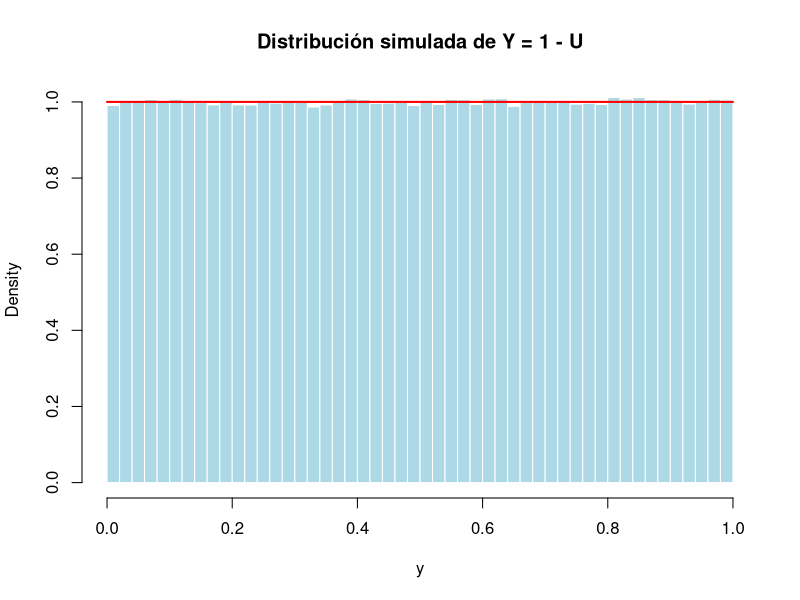

Here is the R script that generated this plot:
## ---- chunk 1
knitr::opts_chunk$set(echo = TRUE)
## ---- chunk 2
# Vector de tamaños de muestra
n_values <- c(9, 16, 25, 36, 49, 64)

# Desviación estándar poblacional
sigma <- 1
delta <- 0.3  # margen

# Función para calcular P(|Y - mu| <= delta)
calc_prob <- function(n, sigma, delta) {
  se <- sigma / sqrt(n)  # error estándar
  z <- delta / se        # valor z
  prob <- pnorm(z) - pnorm(-z)
  return(prob)
}

# Calcular para cada n
results <- sapply(n_values, function(n) calc_prob(n, sigma, delta))

# Mostrar resultados en una tabla
data.frame(
  n = n_values,
  Probabilidad = round(results, 4)
)
## ---- chunk 3
# Exacto con la cdf de chi-cuadrado
prob_exacta <- pchisq(q = 6, df = 6)
prob_exacta
## ---- chunk 4
# Comprobación por simulación (Monte Carlo)
set.seed(123)
B <- 1e6
Z <- matrix(rnorm(6 * B), ncol = 6)
S <- rowSums(Z^2)
prob_sim <- mean(S <= 6)
c(prob_exacta = prob_exacta, prob_sim = prob_sim, error_abs = abs(prob_sim - prob_exacta))
## ---- chunk 5
#Respuesta al inciso t=0.10 y df=5
df5<-pt(0.10,5)
#Respuesta al inciso t=0.10 y df=30
df30<-pt(0.10, 30)
#Respuesta al inciso t=0.10 y df=60
df60<-pt(0.10, 60)
#Respuesta al inciso t=0.10 y df=120
df120<-pt(0.10, 120)

#Se procede a imprimir las respuestas
sprintf("El valor de t para 5 grados de libertad es: %f", df5)
sprintf("El valor de t para 30 grados de libertad es: %f", df30)
sprintf("El valor de t para 60 grados de libertad es: %f", df60)
sprintf("El valor de t para 120 grados de libertad es: %f", df120)
## ---- chunk 6
#Se calcula el valor de z_{0.10}
sprintf("El valor de la normal para x=0.10 es : %f", pnorm(0.10,0,1))
## ---- chunk 7
#P(F>F_{0.025})
F1<- pf(0.025, 4, 6)
F2<- pf(0.975, 4, 6)
sprintf("El valor de P(F>F_{0.025})= %f", F1)
sprintf("El valor de P(F>F_{0.975}= %f", F2)
## ---- chunk 8
Fb<- pf(0.025, 6, 4)
sprintf("El valor de P(F_{0.025})= %f", Fb)
## ---- chunk 9

## ---- chunk 10
# Semillita (buena práctica)
set.seed(123)

# Millón de números aleatorios uniformes en (0,1)
n <- 1e6
U <- runif(n, 0, 1)

# Transformación de Y = 1 - U
Y <- 1 - U

# Histograma de Y con su densidad
hist(Y, probability = TRUE, breaks = 50,
     col = "lightblue", border = "white",
     main = "Distribución simulada de Y = 1 - U",
     xlab = "y")

# Función de densidad teórica 
curve(dunif(x, 0, 1), add = TRUE, col = "red", lwd = 2)

